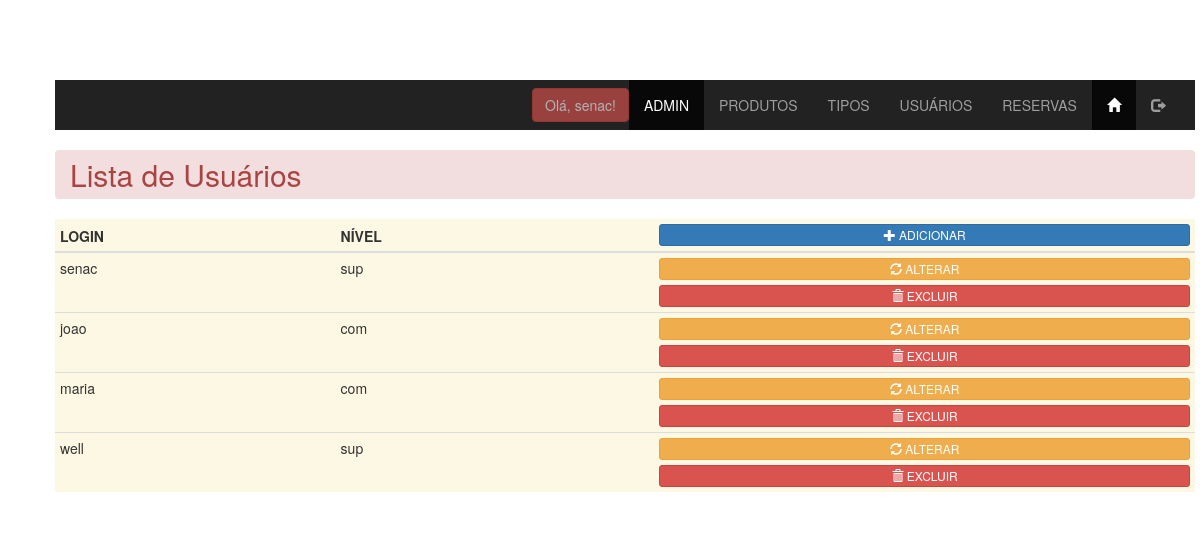
Page /admin/usuarios_lista.php (signed in) on the earlier database version.
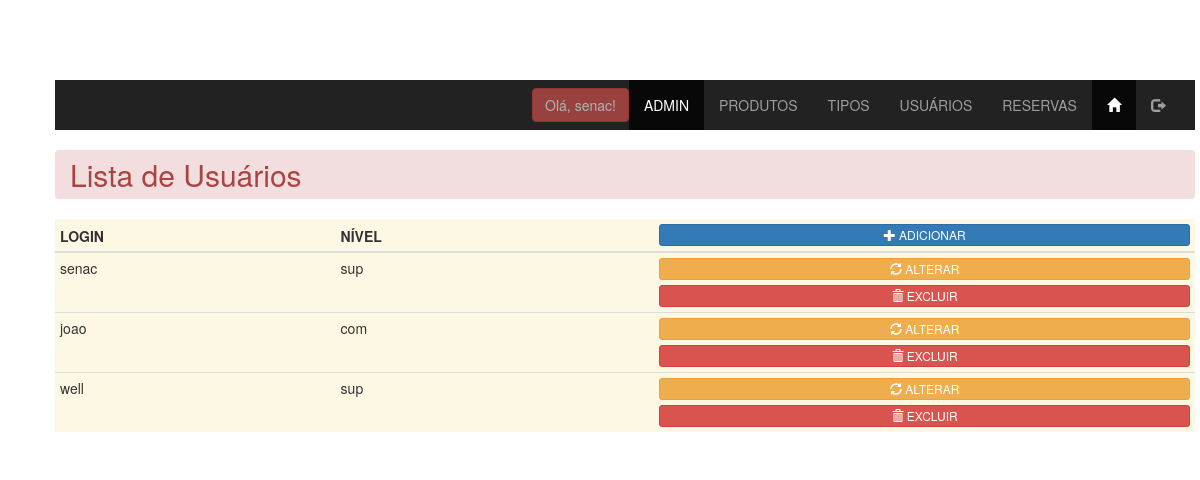
Same page on the later database version.
### tables this page shows
CREATE TABLE `usuarios` (
  `id` int(11) NOT NULL,
  `login` varchar(30) NOT NULL,
  `senha` varchar(32) NOT NULL,
  `nivel` ENUM('sup','com') NOT NULL
);

### admin/usuarios_lista.php (the view, shortened to what this page needs)
<?php
include '../conn/connect.php';
$lista = $conn -> query("SELECT * FROM usuarios");
$row = $lista -> fetch_assoc();
?>
<!DOCTYPE html>
<html lang="pt-BR">
<head>
    <link rel="stylesheet" href="../css/bootstrap.min.css">
    <link rel="stylesheet" href="../css/estilo.css">
</head>
<body>
    <main class="container">
        <?php include "menu_adm.php";?>
        <h2 class="breadcrumb alert-danger">Lista de Usuários</h2>
        <table class="table table-hover table-condensed tb-opacidade bg-warning">
            <thead>
                <th>LOGIN</th>
                <th>NÍVEL</th>
                <th></th>
                <th>
                    <a href="usuarios_insere.php" target="_self" class="btn btn-block btn-primary btn-xs" role="button">
                        <span class="glyphicon glyphicon-plus" aria-hidden="true"></span>
                        <span class="hidden-xs">ADICIONAR</span>
                    </a>
                </th>
            </thead>
            <tbody>
                <?php do {?>
                <tr>
                    <td>
                        <?php echo $row['login'];?>
                    </td>
                    <td>
                        <?php echo $row['nivel'];?>
                    </td>
                    <td>
                    </td>
                    <td>
                        <a href="usuarios_atualiza.php?id=<?php echo $row['id'] ?>" role="button"
                            class="btn btn-warning btn-block btn-xs">
                            <span class="glyphicon glyphicon-refresh"></span>
                            <span class="hidden-xs">ALTERAR</span>
                        </a>
                        <button data-nome="<?php echo $row['login'];?>" data-id="<?php echo $row['id'];?>"
                            class="delete btn btn-xs btn-block btn-danger">
                            <span class="glyphicon glyphicon-trash"></span>
                            <span class="hidden-xs">EXCLUIR</span>
                        </button>
                    </td>
                </tr>
                <?php }while($row = $lista -> fetch_assoc())?>
            </tbody>
        </table>
    </main>
</body>
</html>

### admin/menu_adm.php (shortened to what this page needs)
<nav class="nav navbar-inverse">
<div class="container-fluid">
    <div class="navbar-header">
        <a href="index.php" class="navbar-brand">
        </a>
    </div>
    <div class="collapse navbar-collapse" id="defaultNavbar">
        <ul class="nav navbar-nav navbar-right">
            <li>
                <button type="button" class="btn btn-danger navbar-btn disabled">
                    Olá, <?php echo($_SESSION['login_usuario']); ?>!
                </button>
            </li>
            <li class="active"><a href="index.php">ADMIN</a></li>
            <li><a href="produtos_lista.php">PRODUTOS</a></li>
            <li><a href="tipos_lista.php">TIPOS</a></li>
            <li><a href="usuarios_lista.php">USUÁRIOS</a></li>
            <li><a href="reservas_lista.php">RESERVAS</a></li>
            <li class="active">
                <a href="../index.php">
                    <span class="glyphicon glyphicon-home"></span>
                </a>
            </li>
            <li>
                <a href="logout.php">
                    <span class="glyphicon glyphicon-log-out"></span>
                </a>
            </li>
        </ul>
    </div>
</div>
</nav>

### css/estilo.css (style rules this page uses)
body { margin-top: 40px; padding: 40px; }

Differences in the rows shown:
removed usuarios: login "maria", nivel "com"
